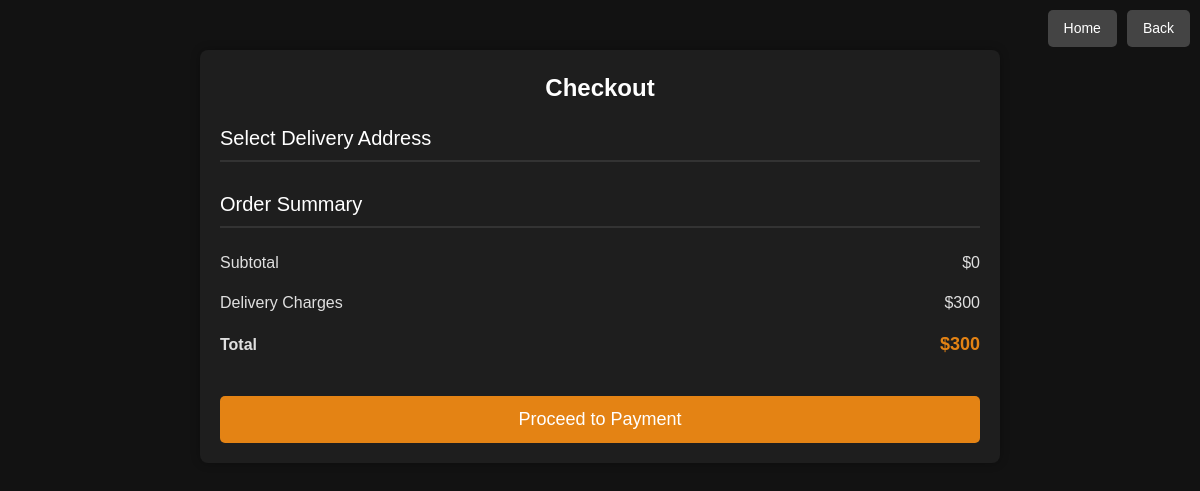
/Check_Out (signed in), run on an earlier commit of the app's database.
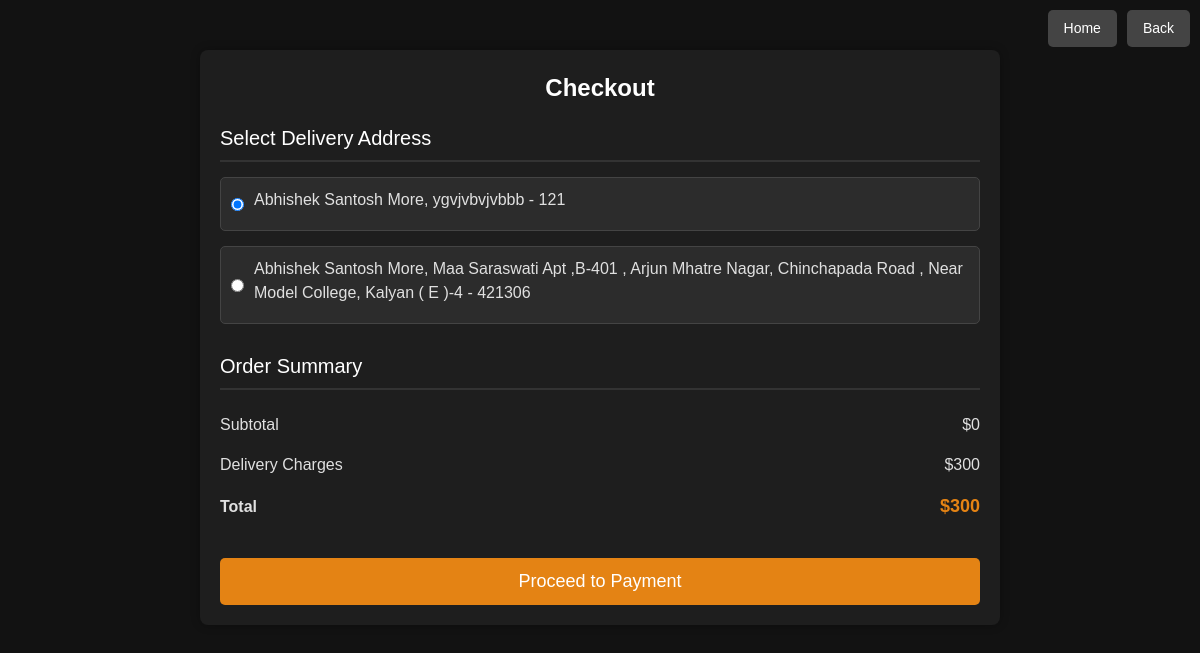
And on a later commit of the database.
### core/models.py (models this page shows, shortened)
class Customer_Detail(models.Model):
    STATE_CHOICES = [
        ('AP', 'Andhra Pradesh'),
        ('AR', 'Arunachal Pradesh'),
        ('AS', 'Assam'),
        ('BR', 'Bihar'),
        ('CT', 'Chhattisgarh'),
        ('GA', 'Goa'),
        ('GJ', 'Gujarat'),
        ('HR', 'Haryana'),
        ('HP', 'Himachal Pradesh'),
        ('JH', 'Jharkhand'),
        ('KA', 'Karnataka'),
        ('KL', 'Kerala'),
        ('MP', 'Madhya Pradesh'),
        ('MH', 'Maharashtra'),
        ('MN', 'Manipur'),
        ('ML', 'Meghalaya'),
        ('MZ', 'Mizoram'),
        ('NL', 'Nagaland'),
        ('OR', 'Odisha'),
        ('PB', 'Punjab'),
        ('RJ', 'Rajasthan'),
        ('SK', 'Sikkim'),
        ('TN', 'Tamil Nadu'),
        ('TG', 'Telangana'),
        ('TR', 'Tripura'),
        ('UP', 'Uttar Pradesh'),
        ('UK', 'Uttarakhand'),
        ('WB', 'West Bengal'),
        ('AN', 'Andaman and Nicobar Islands'),
        ('CH', 'Chandigarh'),
        ('DN', 'Dadra and Nagar Haveli and Daman and Diu'),
        ('DL', 'Delhi'),
        ('JK', 'Jammu and Kashmir'),
        ('LA', 'Ladakh'),
        ('LD', 'Lakshadweep'),
        ('PY', 'Puducherry'),
    ]
    user = models.ForeignKey(User, on_delete=models.CASCADE)
    name = models.CharField(max_length=100)
    address = models.CharField(max_length=100)
    city = models.CharField(max_length=100)
    state = models.CharField(max_length=2, choices=STATE_CHOICES)
    pincode = models.IntegerField(default=0, blank=True, null=True)

### core/views.py (the view)
# urls.py: path('Check_Out',views.Check_Out,name='Check_Out'),
def Check_Out(request):
    if request.user.is_authenticated:
        watch_view = Cart.objects.filter(user=request.user)
        total = 0
        delivery_charges = 300
        for viewcart in watch_view:
            total += (viewcart.product.discounted_price * viewcart.quantity)
        final_price = total + delivery_charges
        address = Customer_Detail.objects.filter(user=request.user)
        return render(request, 'core/checkout.html', {'total': total, 'final_price': final_price, 'address': address})
    else:
        return redirect('login')

### core/templates/core/checkout.html (shortened to what this page needs)
<!DOCTYPE html>
<html lang="en">
    {% load static %}
<head>
    <link href="https://stackpath.bootstrapcdn.com/bootstrap/4.5.2/css/bootstrap.min.css" rel="stylesheet">
</head>
<body>
    <div class="navigation-buttons">
        <a href="{% url "base" %}">Home</a>
        <a href="javascript:history.back()">Back</a>
    </div>
    <div class="checkout-container">
        <div class="checkout-header">
            Checkout
        </div>
        <div class="address-section">
            <h3>Select Delivery Address</h3>
            <form action="{% url 'Payment' %}" method="POST">
                {% for addre in address %}
                    <div class="address-card">
                        <input type="radio" name="selected_address" value="{{ addre.id }}" class="address-radio" {% if forloop.first %}checked{% endif %}>
                        <label>
                            {{ addre.name }}, {{ addre.address }} - {{ addre.pincode }}
                        </label>
                    </div>
                {% endfor %}
        </div>
        <div class="order-summary">
            <h3>Order Summary</h3>
            <table>
                <tr>
                    <td>Subtotal</td>
                    <td>&#36;{{ total }}</td>
                </tr>
                <tr>
                    <td>Delivery Charges</td>
                    <td>&#36;300</td>
                </tr>
                <tr>
                    <td><strong>Total</strong></td>
                    <td class="final-price">&#36;{{ final_price }}</td>
                </tr>
            </table>
        </div>
        <input type="submit" class="place-order-btn" value="Proceed to Payment">
    </div>
</body>
</html>

What changed in the data, as far as the page shows it:
added Customer_Detail: selected_address "☑", name "Abhishek Santosh More", address "ygvjvbvjvbbb", pincode "121"
added Customer_Detail: name "Abhishek Santosh More", address "Maa Saraswati Apt ,B-401 , Arjun Mhatre Nagar, Chinchapada Road , Near Model College, Kalyan ( E )-4", pincode "421306"
